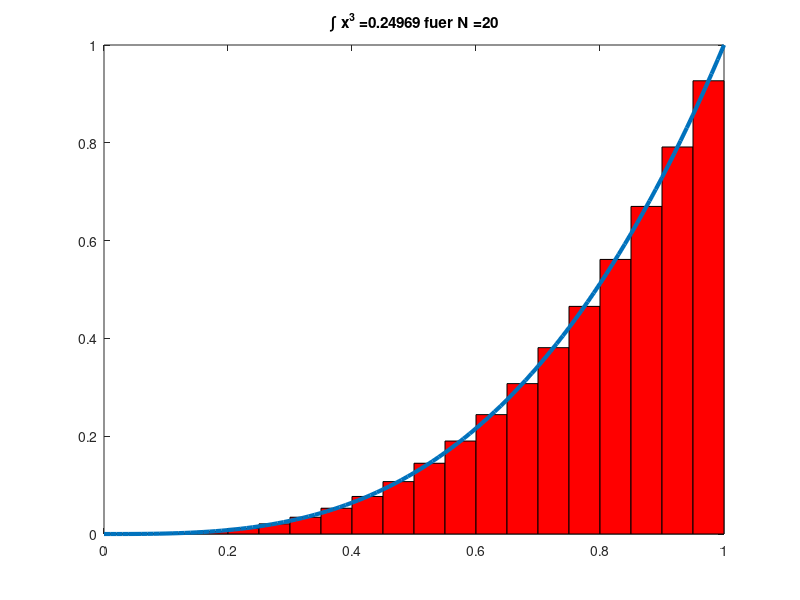

The MATLAB source for this figure:
function result=integral(varargin)
% berechnet approximativ ein Integral 
% ueber  (a,b) durch die Mittelpunktregel 
% Hilfe von N Punkten
%
% Eingabe: 0 Parameter:       (N=20, a=0, b=1)
%          1 Parameter: N     (a=0,b=1)
%          3 Parameter: N,a,b
N = 20;
a = 0;
b = 1; % Default-Einstellung
anzahl_parameter = nargin; % Anz. Input-argumente
if anzahl_parameter == 1 
    N=varargin{1};
end;
if anzahl_parameter == 3
    N=varargin{1};
    a=varargin{2};
    b=varargin{3};
end;
if anzahl_parameter ~= [0 1 3]
    error('Falsche Anzahl an Input-Argumenten');
end;
x = (a+(b-a)/(2*N)):(b-a)/N:(b-(b-a)/(2*N));
y = x.^3;
% Berechnung des Integrals
result = (b-a)*sum(y)*(1/N);

close all; % Plot
x1 = linspace(a,b,N+1);
y1 = x1.^3;
for i = 1:N
    fill([x1(i) x1(i)  x1(i+1) x1(i+1)], [0 y(i)  y(i) 0], 'r');
    hold on;
end;
plot(a:(b-a)/100:b,(a:(b-a)/100:b).^3,'LineWidth',3);
title(strcat('\int x^3 = ',num2str(result),' fuer N =', num2str(N))); 
